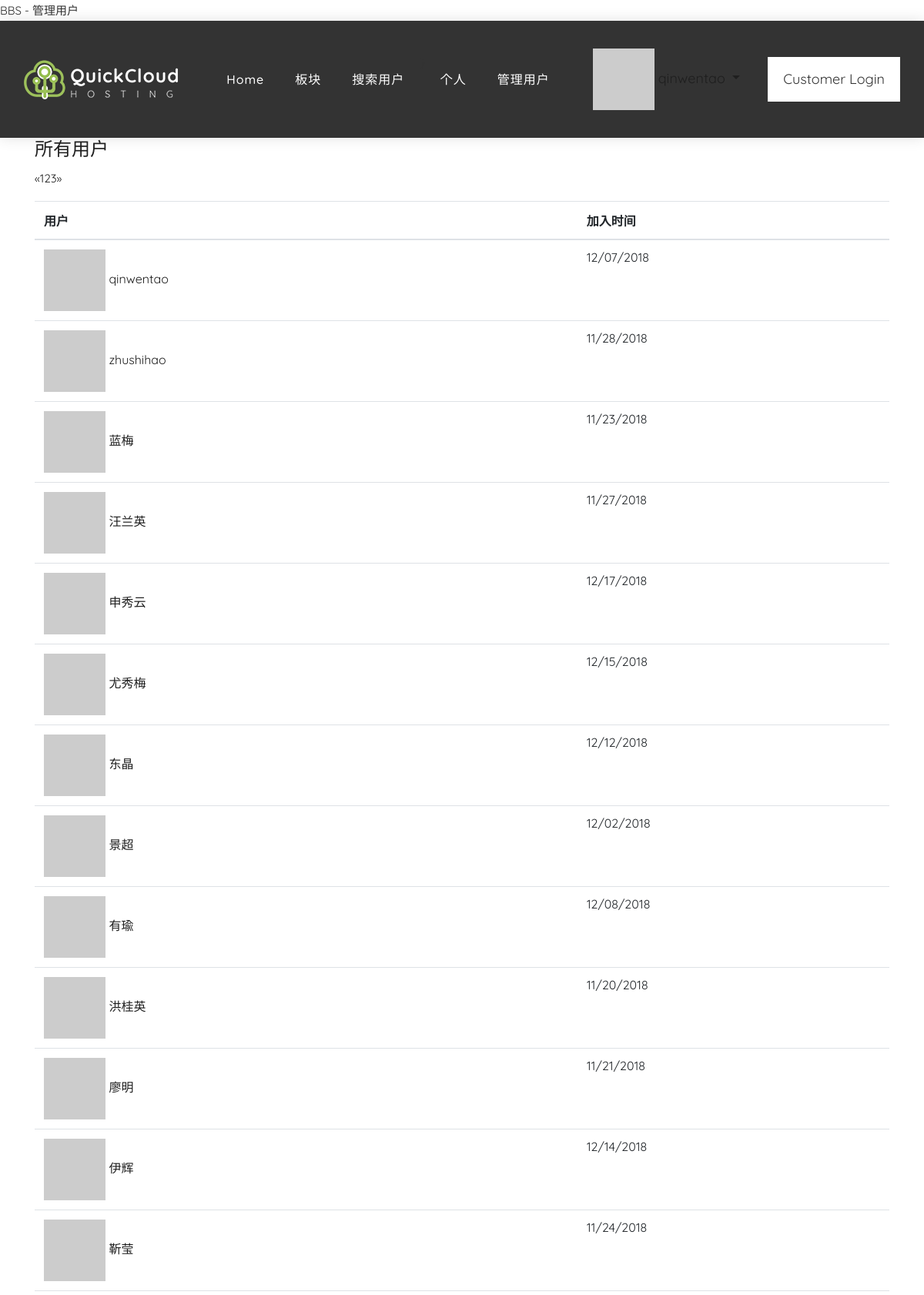
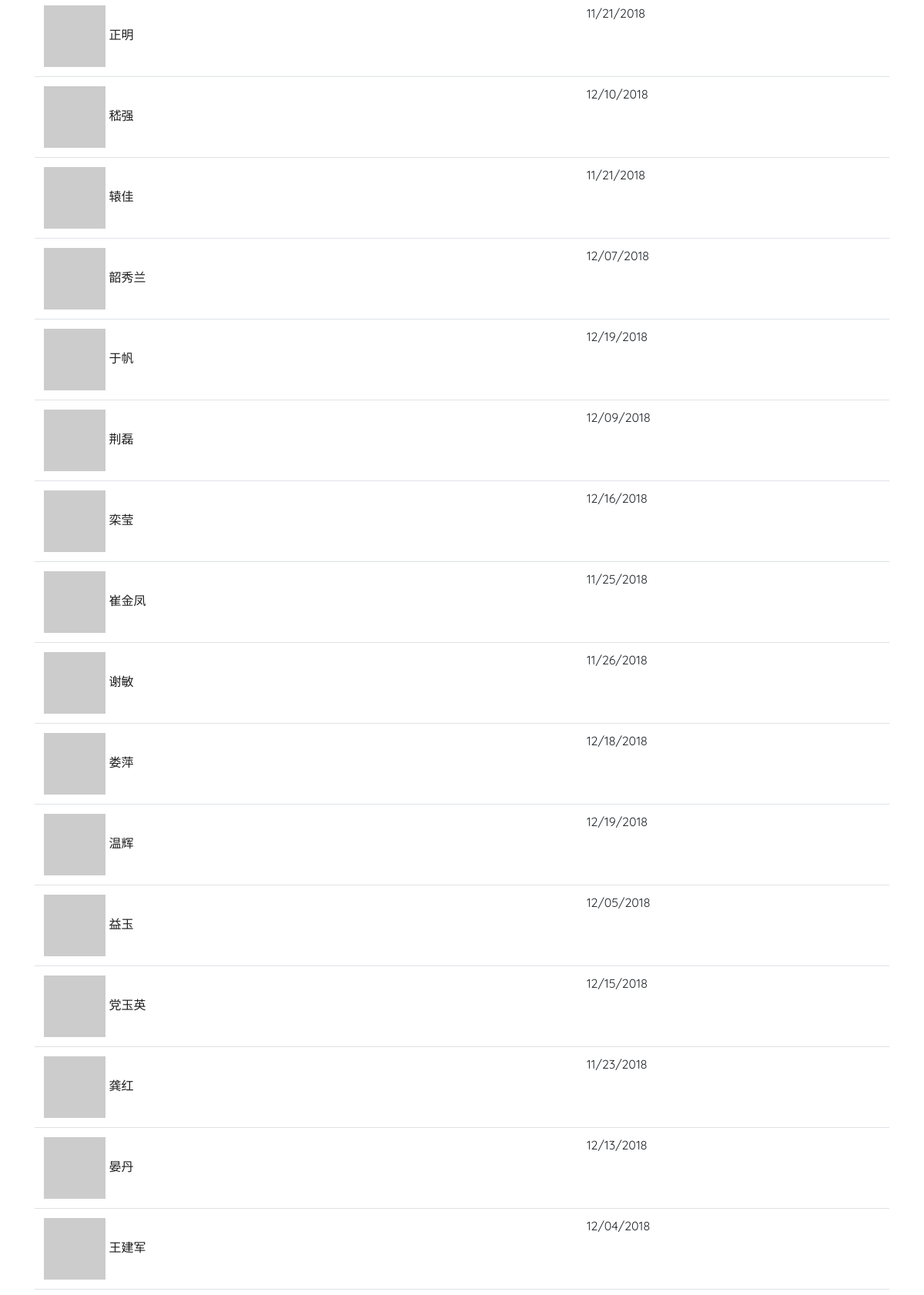
Screenshot of /all_users (signed in, upper part) with the database file from the repository (2 pictures, top to bottom).
### app/models.py (models this page shows, shortened)
class User(UserMixin, db.Model):
    __tablename__ = 'users'
    id = db.Column(db.Integer, primary_key=True)
    email = db.Column(db.String(64), unique=True, index=True)
    username = db.Column(db.String(64), unique=True, index=True)
    nickname = db.Column(db.String(64))
    about_me = db.Column(db.Text())
    location = db.Column(db.String(64))
    is_male = db.Column(db.Boolean)
    birthday = db.Column(db.Date(), default=datetime.date(2000, 10, 10))
    member_since = db.Column(db.DateTime(), default=datetime.datetime.utcnow)
    last_seen = db.Column(db.DateTime(), default=datetime.datetime.utcnow)
    avatar_hash = db.Column(db.String(32))
    password_hash = db.Column(db.String(128))
    confirmed = db.Column(db.Boolean, default=False)
    role_id = db.Column(db.Integer, db.ForeignKey('roles.id'))
    disabled = db.Column(db.Boolean, default=False) # 删除用户
    board = None    # 辅助变量：在计算用户在某版块下的回复量前，初始化该变量
    posts = db.relationship('Post', backref='author', lazy='dynamic')
    comments = db.relationship('Comment', backref='author', lazy='dynamic')
    moderated_boards = db.relationship('Board',
                             secondary = moderators,
                             backref=db.backref('moderators', lazy='dynamic'),
                             lazy='dynamic')
    liked_comments = db.relationship('Comment',
                                      secondary = comments_likes,
                                      backref=db.backref('likers', lazy='dynamic'),
                                      lazy='dynamic')
    collected_boards = db.relationship('Board',
                                     secondary = boards_collections,
                                     backref = db.backref('collectors', lazy='dynamic'),
                                     lazy='dynamic')
    collected_posts = db.relationship('Post',
                                      secondary = posts_collections,
                                      backref = db.backref('collectors', lazy='dynamic'),
                                      lazy='dynamic',
                                      )
    followed = db.relationship('Follow',
                               foreign_keys=[Follow.follower_id],
                               backref=db.backref('follower', lazy='joined'),
                               lazy='dynamic',
                               cascade='all, delete-orphan')
    followers = db.relationship('Follow',
                                foreign_keys=[Follow.followed_id],
                                backref=db.backref('followed', lazy='joined'),
                                lazy='dynamic',
                                cascade='all, delete-orphan')
    def ping(self):
        self.last_seen = datetime.datetime.utcnow()
        db.session.add(self)
    @property
    def password(self):
        raise AttributeError('password is not a readable attribute')
    def can(self, permission):
        return self.role is not None and \
               (self.role.permission & permission) == permission
    def is_administrator(self):
        return self.can(Permission.ADMIN)
    def gravatar(self, size=100, default='identicon', rating='g'):
        url = 'https://secure.gravatar.com/avatar'
        hash = self.avatar_hash or self.gravatar_hash()
        return '{url}/{hash}?s={size}&d={default}&r={rating}'.format(
            url=url, hash=hash, size=size, default=default, rating=rating
        )

### app/main/views.py (the view)
@main.route('/all_users')
@admin_required
def all_users():
    page = request.args.get('page', 1, type=int)
    pagination = User.query.paginate(
        page, per_page=current_app.config['BBS_FOLLOWERS_PER_PAGE'],
        error_out=False)
    users = pagination.items
    return render_template('all_users.html', users=users, endpoint='.all_users', pagination=pagination)

### app/auth/views.py (called while the page is built)
@auth.before_app_request
def before_request():
    if current_user.is_authenticated:
        current_user.ping()
        if not current_user.confirmed \
                and request.endpoint\
                and request.endpoint[:5] != 'auth.'\
                and request.endpoint != 'static':
            return redirect(url_for('auth.unconfirmed'))

### app/main/__init__.py (called while the page is built)
@main.app_context_processor
def inject_permission():
    return dict(Permission=Permission)

### app/models.py (called while the page is built)
@login_manager.user_loader
def load_user(user_id):
    return User.query.get(int(user_id))

### app/templates/all_users.html (shortened to what this page needs)
{% extends "base.html" %}
{% import "_macros.html" as macros %}
{% block page_content %}
<div class="page-header">
    <h1>所有用户 </h1>
</div>
<div class="pagination">
    {{ macros.pagination_widget(pagination, endpoint) }}
</div>
<table class="table table-hover followers">
    <thead><tr><th>用户</th><th>加入时间</th></tr></thead>
    {% for user in users %}
    <tr>
        <td>
            <a href="{{ url_for('.user', username = user.username) }}">
                <img class="img-rounded" src="{{user.gravatar(size=32) }}">
                {{ user.username }}
            </a>
        </td>
        <td>{{ moment(user.member_since).format('L') }}</td>
    </tr>
    {% endfor %}
</table>
{% endblock %}

### app/templates/base.html (shortened to what this page needs)
{% from 'bootstrap/form.html' import render_form %}
{% block head %}
            {% block styles %}
            {{ bootstrap.load_css() }}
        {% endblock %}
    <link rel="stylesheet" href="{{ url_for('static', filename = 'style.css') }}">
    <link rel="stylesheet" href="{{ url_for('static', filename = 'css/versions.css') }}">
    <link rel="stylesheet" href="{{ url_for('static', filename = 'css/responsive.css') }}">
    <link rel="stylesheet" href="{{ url_for('static', filename = 'css/custom.css') }}">
{% endblock %}
{% block navbar %}
	<header class="top-navbar">
		<nav class="navbar navbar-expand-lg navbar-light bg-light">
			<div class="container-fluid">
				<a class="navbar-brand" href="index.html">
					<img src="{{ url_for('static', filename = 'images/logo-hosting.png') }}" alt="" />
				</a>
				<div class="collapse navbar-collapse" id="navbars-host">
					<ul class="navbar-nav ml-auto">
						<li class="nav-item"><a class="nav-link" href="{{ url_for('main.index') }}">Home</a></li>
						<li class="nav-item"><a class="nav-link" href="{{ url_for('main.boards') }}">板块</a></li>
						<li class="nav-item"><a class="nav-link" href="{{ url_for('main.search_user') }}">搜索用户 </a></li>
                        {% if current_user.is_authenticated %}}
						<li class="nav-item"><a class="nav-link" href="{{ url_for('main.user', username=current_user.username)}}">个人</a></li>
                        {% endif %}
                    {% if current_user.is_administrator()%}
						<li class="nav-item"><a class="nav-link" href="{{ url_for('main.all_users')}}">管理用户</a></li>
                    {% endif %}
					</ul>
                 <ul class="nav navbar navbar-right">
                {% if current_user.is_authenticated %}
                    <li class="dropdown">
                        <a href="#" class="dropdown-toggle" data-toggle="dropdown">
                            <img src="{{ current_user.gravatar(size=18) }}">
                            {{current_user.username}} <b class="caret"></b>
                        </a>
                    </li>
                {% else %}
                    <li><a href="{{ url_for('auth.login') }}">登录</a> </li>
                {% endif %}
            </ul>
					<ul class="nav navbar-nav navbar-right">
                        <li><a class="hover-btn-new log" href="#" data-toggle="modal" data-target="#login"><span>Customer Login</span></a></li>
                    </ul>
				</div>
			</div>
		</nav>
	</header>
{% endblock %}
{% block content %}
<div class="container">
   {% block page_content %}{% endblock %}
</div>
{% endblock %}

### app/static/style.css (style rules this page uses)
a { color: #1f1f1f; text-decoration: none !important; outline: none !important; -webkit-transition: all .3s ease-in-out; -moz-transition: all .3s ease-in-out; -ms-transition: all .3s ease-in-out; -o-transition: all .3s ease-in-out; transition: all .3s ease-in-out; }
h1, h2, h3, h4, h5, h6 { letter-spacing: 0; font-weight: normal; position: relative; padding: 0 0 10px 0; font-weight: normal; line-height: 120% !important; color: #1f1f1f; margin: 0 }
h1 { font-size: 24px }
a { color: #1f1f1f; text-decoration: none; outline: none; }
a, .btn { text-decoration: none !important; outline: none !important; -webkit-transition: all .3s ease-in-out; -moz-transition: all .3s ease-in-out; -ms-transition: all .3s ease-in-out; -o-transition: all .3s ease-in-out; transition: all .3s ease-in-out; }
.top-navbar .bg-light { background: #333333 !important; }
.top-navbar .navbar-light .navbar-nav .nav-link { color: #ffffff; font-size: 16px; font-weight: 500; }
.top-navbar .navbar-light .navbar-nav .nav-item { position: relative; display: inline-block; padding: 15px 0px; margin: 0px 20px; }
.top-navbar .navbar-light .navbar-nav .nav-item .nav-link { padding: 6px 0px; position: relative; display: block; line-height: 30px; letter-spacing: 1px; }
.top-navbar .navbar-light .navbar-nav .nav-item::after { position: absolute; content: ''; left: 50%; bottom: auto; top: 11px; width: 7px; height: 8px; opacity: 0; margin-left: -3px; background-color: #ffffff; border-radius: 50px; -webkit-transform: translateY(0px); transform: translateY(0px); transition: all 900ms ease; -webkit-transition: all 900ms ease; -ms-transition: all 900ms ease; -o-transition: all 900ms ease; -moz-transition: all 900ms ease; }
.top-navbar .navbar-light .navbar-nav .nav-item .nav-link::before { position: absolute; content: ''; left: 0%; bottom: auto; top: -4px; width: 7px; height: 8px; border-radius: 50px; opacity: 0; margin-left: -10px; background-color: #ffffff; -webkit-transform: translateY(0px); transform: translateY(0px); transition: all 900ms ease; -webkit-transition: all 900ms ease; -ms-transition: all 900ms ease; -o-transition: all 900ms ease; -moz-transition: all 900ms ease; }
.top-navbar .navbar-light .navbar-nav .nav-item .nav-link::after { position: absolute; content: ''; right: 0%; left: auto; bottom: auto; top: -4px; width: 7px; height: 8px; border-radius: 50px; border: none !important; opacity: 0; margin-right: -11px; background-color: #ffffff; transition: all 900ms ease; -webkit-transition: all 900ms ease; -ms-transition: all 900ms ease; -o-transition: all 900ms ease; -moz-transition: all 900ms ease; }
.top-navbar .bg-light { padding-top: 15px; padding-bottom: 15px; box-shadow: 0 0 18px 0 rgba(0,0,0,.12); }
.navbar-right li a { position: relative; padding: 13px 20px; font-size: 18px; display: inline-block; }
.navbar-right li a, .navbar-right li a.hover-btn-new::after { -webkit-transition: all 0.3s; -moz-transition: all 0.3s; -o-transition: all 0.3s; transition: all 0.3s; }
.navbar-right li a.hover-btn-new::before, .navbar-right li a.hover-btn-new::after { background: #9dc15b; content: ''; position: absolute; z-index: 1; }
.navbar-right li a.hover-btn-new::before { height: 100%; left: 0; top: 0; width: 100%; }
.navbar-right li a.hover-btn-new::after { background: #ffffff !important; height: 100%; left: 0; top: 0; width: 100%; }
.navbar-right li a.hover-btn-new span { position: relative; z-index: 2; color: #333333; }
.hover-btn-new::before { height: 100%; left: 0; top: 0; width: 100%; }
.hover-btn-new::after { background: #9dc15b !important; height: 100%; left: 0; top: 0; width: 100%; }
.hover-btn-new span { position: relative; z-index: 2; }

### rows the page displays
User: username "qinwentao", member_since "12/07/2018"
User: username "zhushihao", member_since "11/28/2018"
User: username "蓝梅", member_since "11/23/2018"
User: username "汪兰英", member_since "11/27/2018"
User: username "申秀云", member_since "12/17/2018"
User: username "尤秀梅", member_since "12/15/2018"
User: username "东晶", member_since "12/12/2018"
User: username "景超", member_since "12/02/2018"
User: username "有瑜", member_since "12/08/2018"
User: username "洪桂英", member_since "11/20/2018"
User: username "廖明", member_since "11/21/2018"
User: username "伊辉", member_since "12/14/2018"
User: username "靳莹", member_since "11/24/2018"
User: username "正明", member_since "11/21/2018"
User: username "嵇强", member_since "12/10/2018"
User: username "辕佳", member_since "11/21/2018"
User: username "韶秀兰", member_since "12/07/2018"
User: username "于帆", member_since "12/19/2018"
User: username "荆磊", member_since "12/09/2018"
User: username "栾莹", member_since "12/16/2018"
User: username "崔金凤", member_since "11/25/2018"
User: username "谢敏", member_since "11/26/2018"
User: username "娄萍", member_since "12/18/2018"
User: username "温辉", member_since "12/19/2018"
User: username "益玉", member_since "12/05/2018"
User: username "党玉英", member_since "12/15/2018"
User: username "龚红", member_since "11/23/2018"
User: username "晏丹", member_since "12/13/2018"
User: username "王建军", member_since "12/04/2018"

### other values shown
{{ p }} "1"
{{ p }} "2" "3"
